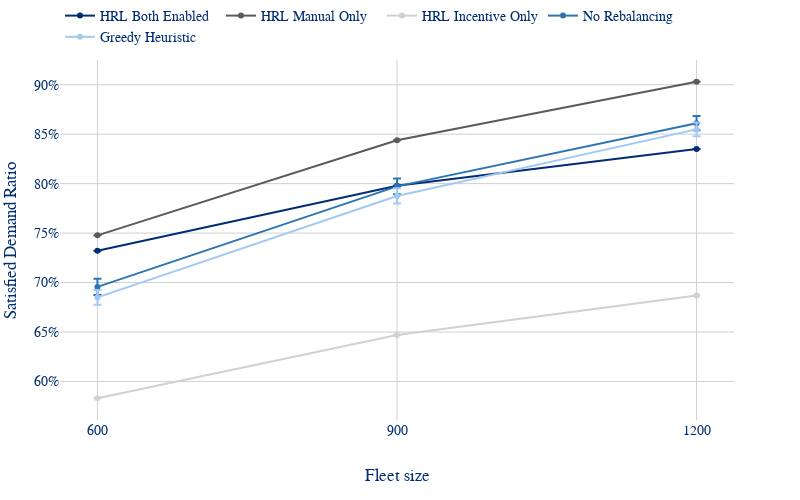

The cell this chart's notebook holds for it:
### Code cell
plot_fleet_linechart(full_results, "mean_satisfied_ratio").show()

### Figure 1 — Plotly figure (JSON) as saved in the notebook; plotly's stock layout.template omitted (floating-point values rounded to 4 significant figures)
{"data": [{"error_y": {"array": [0.0, 0.0, 0.0], "type": "data", "visible": true}, "hovertemplate": "Model=%{text}<br>Fleet=%{x}<br>Mean=%{y:.4f}<extra></extra>", "mode": "lines+markers", "name": "HRL Both Enabled", "text": ["HRL Both Enabled", "HRL Both Enabled", "HRL Both Enabled"], "type": "scatter", "x": [600, 900, 1200], "y": [0.7322, 0.7979, 0.835]}, {"error_y": {"array": [0.0, 0.0, 0.0], "type": "data", "visible": true}, "hovertemplate": "Model=%{text}<br>Fleet=%{x}<br>Mean=%{y:.4f}<extra></extra>", "mode": "lines+markers", "name": "HRL Manual Only", "text": ["HRL Manual Only", "HRL Manual Only", "HRL Manual Only"], "type": "scatter", "x": [600, 900, 1200], "y": [0.7477, 0.8438, 0.903]}, {"error_y": {"array": [0.0, 0.0, 0.0], "type": "data", "visible": true}, "hovertemplate": "Model=%{text}<br>Fleet=%{x}<br>Mean=%{y:.4f}<extra></extra>", "mode": "lines+markers", "name": "HRL Incentive Only", "text": ["HRL Incentive Only", "HRL Incentive Only", "HRL Incentive Only"], "type": "scatter", "x": [600, 900, 1200], "y": [0.583, 0.6469, 0.687]}, {"error_y": {"array": [0.008171, 0.008036, 0.007194], "type": "data", "visible": true}, "hovertemplate": "Model=%{text}<br>Fleet=%{x}<br>Mean=%{y:.4f}<extra></extra>", "mode": "lines+markers", "name": "No Rebalancing", "text": ["No Rebalancing", "No Rebalancing", "No Rebalancing"], "type": "scatter", "x": [600, 900, 1200], "y": [0.6956, 0.7972, 0.8611]}, {"error_y": {"array": [0.007384, 0.007757, 0.007043], "type": "data", "visible": true}, "hovertemplate": "Model=%{text}<br>Fleet=%{x}<br>Mean=%{y:.4f}<extra></extra>", "mode": "lines+markers", "name": "Greedy Heuristic", "text": ["Greedy Heuristic", "Greedy Heuristic", "Greedy Heuristic"], "type": "scatter", "x": [600, 900, 1200], "y": [0.6849, 0.7876, 0.8548]}], "layout": {"height": 500, "legend": {"orientation": "h", "x": 0, "xanchor": "left", "y": 1.02, "yanchor": "bottom"}, "margin": {"b": 80, "l": 60, "r": 66, "t": 0}, "width": 800, "xaxis": {"categoryarray": ["600", "900", "1200"], "categoryorder": "array", "title": {"text": "Fleet size"}, "type": "category"}, "yaxis": {"tickformat": ".0%", "title": {"text": "Satisfied Demand Ratio"}}}}
